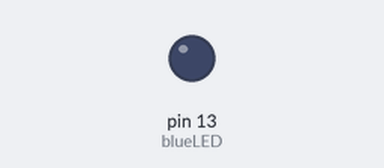
A sketch run on a simulated Arduino Uno, built with avr-gcc and run on an emulated ATmega328P. On the bench: output pins drawn as LEDs (lit = HIGH).

Above: at 0.4 s.
At 2.9 s:
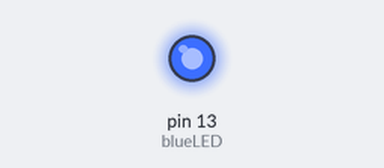
Timing chart, 0 to 6.4 s (numbered marks = the images above):
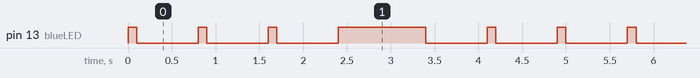

The sketch:

morsecode.ino
```cpp
//Name:Stephanie Caliwag
//Date:29/9/20
//Description:Initial Morse Code

int blueLED = 13;
int dot=100;
int dash=1000;
int offtime=700;
void setup()
{
	pinMode(blueLED, OUTPUT);
}
	void loop()
{
    // Letter S dot-dot-dot
	digitalWrite(blueLED, HIGH);
	delay(dot); // Wait for 1000 millisecond(s)
	digitalWrite(blueLED, LOW);
	delay(offtime); // Wait for 1000 millisecond(s)

    digitalWrite(blueLED, HIGH);
	delay(dot); // Wait for 1000 millisecond(s)
	digitalWrite(blueLED, LOW);
	delay(offtime); // Wait for 1000 millisecond(s)

    digitalWrite(blueLED, HIGH);
	delay(dot); // Wait for 1000 millisecond(s)
	digitalWrite(blueLED, LOW);
	delay(offtime); // Wait for 1000 millisecond(s)

    //Letter C dash-dot
    digitalWrite(blueLED, HIGH);
	delay(dash); // Wait for 1000 millisecond(s)
	digitalWrite(blueLED, LOW);
	delay(offtime); // Wait for 1000 millisecond(s)

    digitalWrite(blueLED, HIGH);
	delay(dot); // Wait for 1000 millisecond(s)
	digitalWrite(blueLED, LOW);
	delay(offtime); // Wait for 1000 millisecond(s)
}
```

Measured:
- by itself, pin 13 (blueLED): repeats every 4.9 s: 2 × (LOW 0.70 s, HIGH 0.10 s), LOW 0.70 s, HIGH 1.0 s, 2 × (LOW 0.70 s, HIGH 0.10 s)
- by itself, everything shown: repeats every 4.9 s, in 10 steps
